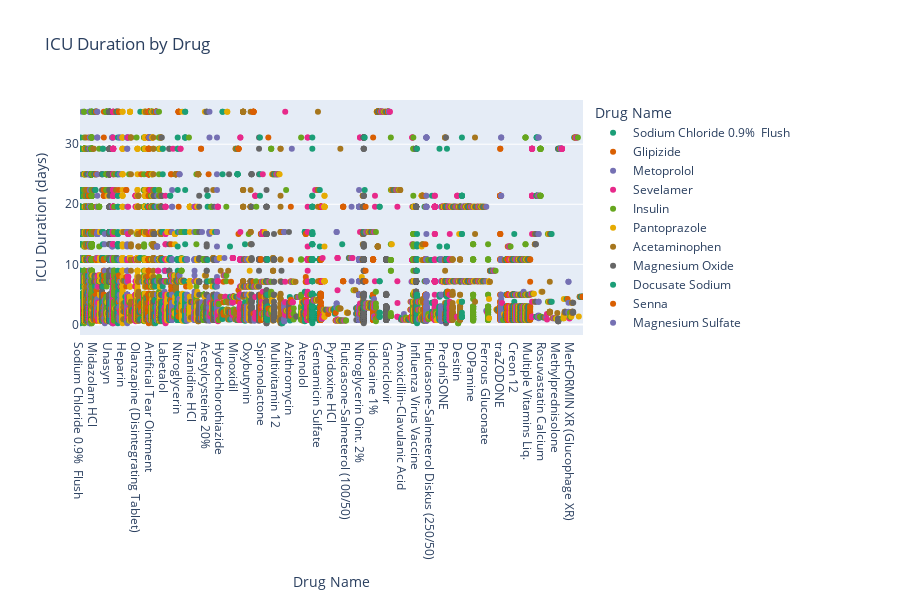

This figure's notebook cell:
### Code cell
# Create a strip plot
fig = px.strip(
    icu_prescriptions,
    x="drug",
    y="duration",
    title="ICU Duration by Drug",
    labels={"drug": "Drug Name", "duration": "ICU Duration (days)"},
    color="drug",
    color_discrete_sequence=px.colors.qualitative.Dark2
)

# Update layout for better appearance
fig.update_layout(
    xaxis_title="Drug Name",
    yaxis_title="ICU Duration (days)",
    height=600,
)

fig.show()
